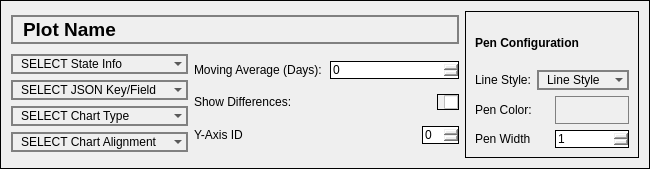
<?xml version="1.0" encoding="UTF-8"?>
<ui version="4.0">
 <class>PlotConfigForm</class>
 <widget class="QWidget" name="PlotConfigForm">
  <property name="geometry">
   <rect>
    <x>0</x>
    <y>0</y>
    <width>650</width>
    <height>169</height>
   </rect>
  </property>
  <property name="windowTitle">
   <string>Form</string>
  </property>
  <property name="styleSheet">
   <string notr="true">QWidget {
	border: 1px solid black;
}

QLabel {
	border: 0px solid black;
}

QLineEdit {
    border: 2px solid gray;
    padding: 0 8px;
    background: rgba(255, 255, 255, 0);
    selection-background-color: darkgray;
}

QLineEdit:focus {
	background: rgba(255, 255, 255, 255);
	border: 2px solid gray;
}

QComboBox {
    border: 2px solid gray;
    padding: 0 8px;
    background: rgba(255, 255, 255, 0);
    selection-background-color: darkgray;
}

QComboBox:focus {
	background: rgba(255, 255, 255, 255);
	border: 2px solid gray;
}

QPushButton#penColor {
    border-style: outset;
    border-width: 1px;
	border: 1px solid gray;
    padding: 6px;
}


</string>
  </property>
  <layout class="QHBoxLayout" name="horizontalLayout_8">
   <item>
    <layout class="QVBoxLayout" name="verticalLayout_4">
     <item>
      <widget class="QLineEdit" name="lineEdit">
       <property name="enabled">
        <bool>true</bool>
       </property>
       <property name="font">
        <font>
         <pointsize>14</pointsize>
         <weight>75</weight>
         <bold>true</bold>
        </font>
       </property>
       <property name="autoFillBackground">
        <bool>false</bool>
       </property>
       <property name="text">
        <string>Plot Name</string>
       </property>
       <property name="readOnly">
        <bool>false</bool>
       </property>
      </widget>
     </item>
     <item>
      <layout class="QHBoxLayout" name="horizontalLayout_7">
       <item>
        <layout class="QVBoxLayout" name="verticalLayout_2">
         <item>
          <widget class="QComboBox" name="comboBoxStateInfo">
           <item>
            <property name="text">
             <string>SELECT State Info</string>
            </property>
           </item>
          </widget>
         </item>
         <item>
          <widget class="QComboBox" name="comboBoxJSONFields">
           <item>
            <property name="text">
             <string>SELECT JSON Key/Field</string>
            </property>
           </item>
          </widget>
         </item>
         <item>
          <widget class="QComboBox" name="comboBoxChartType">
           <item>
            <property name="text">
             <string>SELECT Chart Type</string>
            </property>
           </item>
          </widget>
         </item>
         <item>
          <widget class="QComboBox" name="comboBoxChartAlignment">
           <item>
            <property name="text">
             <string>SELECT Chart Alignment</string>
            </property>
           </item>
          </widget>
         </item>
        </layout>
       </item>
       <item>
        <layout class="QVBoxLayout" name="verticalLayout_3">
         <item>
          <layout class="QHBoxLayout" name="horizontalLayout_2">
           <item>
            <widget class="QLabel" name="label_2">
             <property name="text">
              <string>Moving Average (Days):</string>
             </property>
            </widget>
           </item>
           <item>
            <widget class="QSpinBox" name="spinBoxMovingAverageDays">
             <property name="maximum">
              <number>28</number>
             </property>
            </widget>
           </item>
          </layout>
         </item>
         <item>
          <layout class="QHBoxLayout" name="horizontalLayout">
           <item>
            <widget class="QLabel" name="label_3">
             <property name="text">
              <string>Show Differences:</string>
             </property>
            </widget>
           </item>
           <item>
            <spacer name="horizontalSpacer">
             <property name="orientation">
              <enum>Qt::Horizontal</enum>
             </property>
             <property name="sizeHint" stdset="0">
              <size>
               <width>40</width>
               <height>20</height>
              </size>
             </property>
            </spacer>
           </item>
           <item>
            <widget class="QCheckBox" name="checkBoxShowDifference">
             <property name="layoutDirection">
              <enum>Qt::RightToLeft</enum>
             </property>
             <property name="text">
              <string/>
             </property>
             <property name="tristate">
              <bool>false</bool>
             </property>
            </widget>
           </item>
          </layout>
         </item>
         <item>
          <layout class="QHBoxLayout" name="horizontalLayout_3">
           <item>
            <widget class="QLabel" name="label">
             <property name="text">
              <string>Y-Axis ID</string>
             </property>
            </widget>
           </item>
           <item>
            <spacer name="horizontalSpacer_2">
             <property name="orientation">
              <enum>Qt::Horizontal</enum>
             </property>
             <property name="sizeHint" stdset="0">
              <size>
               <width>40</width>
               <height>20</height>
              </size>
             </property>
            </spacer>
           </item>
           <item>
            <widget class="QSpinBox" name="spinBoxAxisId">
             <property name="maximum">
              <number>99</number>
             </property>
            </widget>
           </item>
          </layout>
         </item>
        </layout>
       </item>
      </layout>
     </item>
    </layout>
   </item>
   <item>
    <widget class="QFrame" name="frame">
     <property name="frameShape">
      <enum>QFrame::Panel</enum>
     </property>
     <property name="frameShadow">
      <enum>QFrame::Plain</enum>
     </property>
     <layout class="QVBoxLayout" name="verticalLayout">
      <item>
       <widget class="QLabel" name="label_4">
        <property name="font">
         <font>
          <weight>75</weight>
          <bold>true</bold>
         </font>
        </property>
        <property name="text">
         <string>Pen Configuration</string>
        </property>
       </widget>
      </item>
      <item>
       <layout class="QHBoxLayout" name="horizontalLayout_4">
        <item>
         <widget class="QLabel" name="label_9">
          <property name="text">
           <string>&lt;html&gt;&lt;head/&gt;&lt;body&gt;&lt;p&gt;Line Style:&lt;/p&gt;&lt;/body&gt;&lt;/html&gt;</string>
          </property>
          <property name="textFormat">
           <enum>Qt::RichText</enum>
          </property>
          <property name="wordWrap">
           <bool>true</bool>
          </property>
         </widget>
        </item>
        <item>
         <widget class="QComboBox" name="comboBoxLineStyle">
          <property name="iconSize">
           <size>
            <width>32</width>
            <height>32</height>
           </size>
          </property>
          <item>
           <property name="text">
            <string>Line Style</string>
           </property>
          </item>
         </widget>
        </item>
       </layout>
      </item>
      <item>
       <layout class="QHBoxLayout" name="horizontalLayout_5">
        <item>
         <widget class="QLabel" name="label_10">
          <property name="text">
           <string>&lt;html&gt;&lt;head/&gt;&lt;body&gt;&lt;p&gt;Pen Color:&lt;/p&gt;&lt;/body&gt;&lt;/html&gt;</string>
          </property>
          <property name="textFormat">
           <enum>Qt::RichText</enum>
          </property>
          <property name="wordWrap">
           <bool>true</bool>
          </property>
         </widget>
        </item>
        <item>
         <widget class="QPushButton" name="penColor">
          <property name="text">
           <string/>
          </property>
         </widget>
        </item>
       </layout>
      </item>
      <item>
       <layout class="QHBoxLayout" name="horizontalLayout_6">
        <item>
         <widget class="QLabel" name="label_5">
          <property name="text">
           <string>Pen Width</string>
          </property>
         </widget>
        </item>
        <item>
         <widget class="QSpinBox" name="spinBoxPenWidth">
          <property name="minimum">
           <number>1</number>
          </property>
          <property name="maximum">
           <number>6</number>
          </property>
         </widget>
        </item>
       </layout>
      </item>
     </layout>
    </widget>
   </item>
  </layout>
 </widget>
 <resources/>
 <connections/>
 <designerdata>
  <property name="gridDeltaX">
   <number>5</number>
  </property>
  <property name="gridDeltaY">
   <number>5</number>
  </property>
  <property name="gridSnapX">
   <bool>true</bool>
  </property>
  <property name="gridSnapY">
   <bool>true</bool>
  </property>
  <property name="gridVisible">
   <bool>true</bool>
  </property>
 </designerdata>
</ui>
